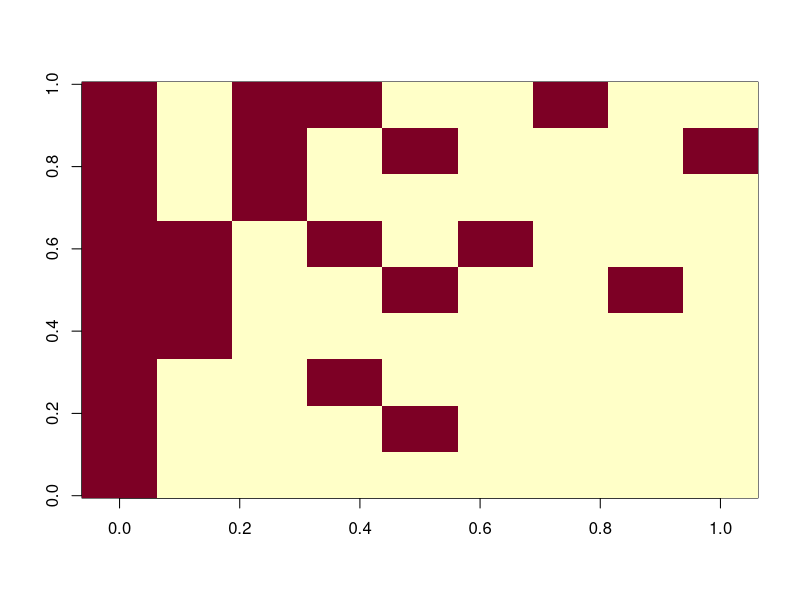
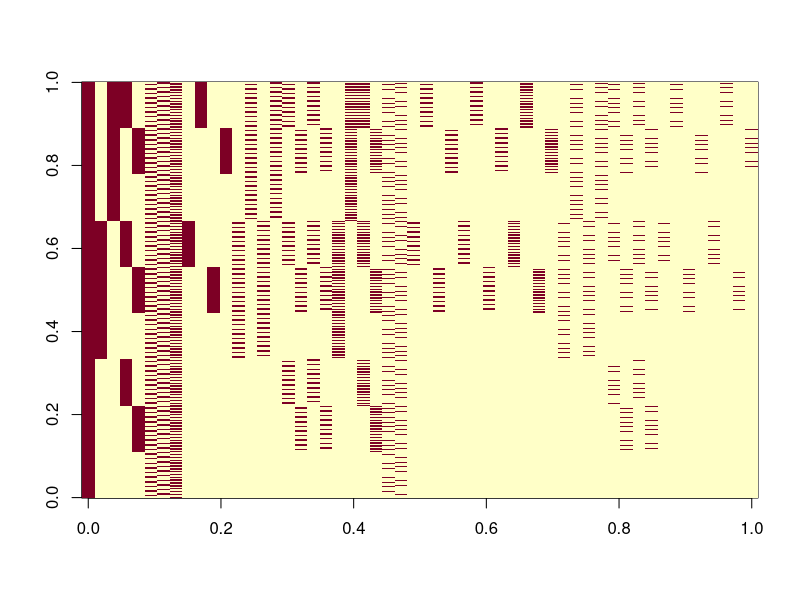
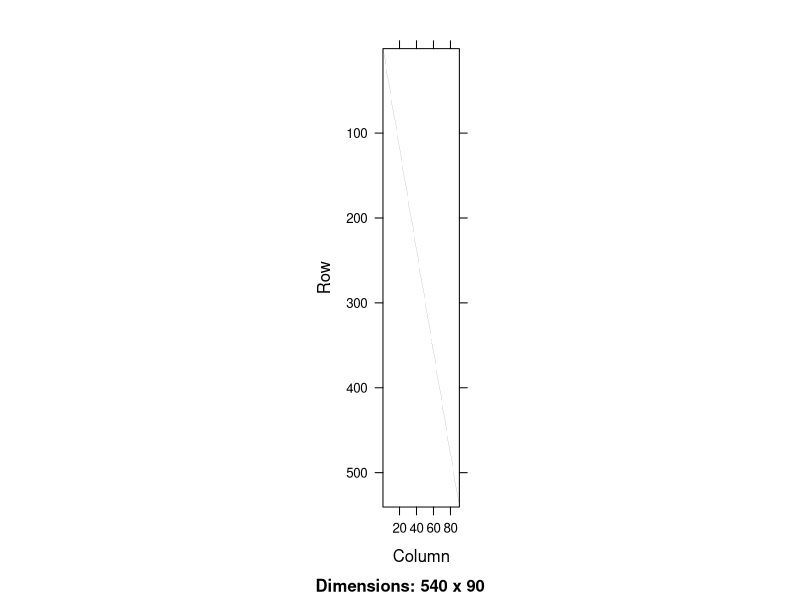

Write R code to recreate these figures, in order.
library(readr)
library(lme4)
library(lmerTest)

# read in data from 2-way ANOVA with between-subject factors
df_2way <- read_csv("df_2way.csv")
# fit linear model and get parameter estimates
my_model_fit <- lm(my_value ~ group * language, df_2way)
# display results of linear regression
summary(my_model_fit)
# display anova table
anova(my_model_fit)
# access underlying model
model_matrix = model.matrix(my_model_fit)
# inspect GLM
image(t(model_matrix))
# to change coding scheme
#model_fit <- lm(my_value ~ group * condition, df, contrasts = list(group = "contr.sum", condition = "contr.sum"))

# read in data from 4-way ANOVA with between-subject and within-subject factors
df_full <- read_csv("df_full.csv")
# get parameter estimates from a linear regression with random effects
my_model_fit <- lmer(my_value ~ group * language * task * condition + (1|sub_id), df_full)
# display results of linear regression
summary(my_model_fit)
# main and interaction effects
anova(my_model_fit)
# random effects
rand(my_model_fit)
# access underlying model for fixed effects
my_glm_fe = model.matrix(my_model_fit)
# access underlying model for random effects
my_glm_re = getME(my_model_fit, "Zt")
# inspect matrices
image(t(my_glm_fe))
image(t(my_glm_re))
